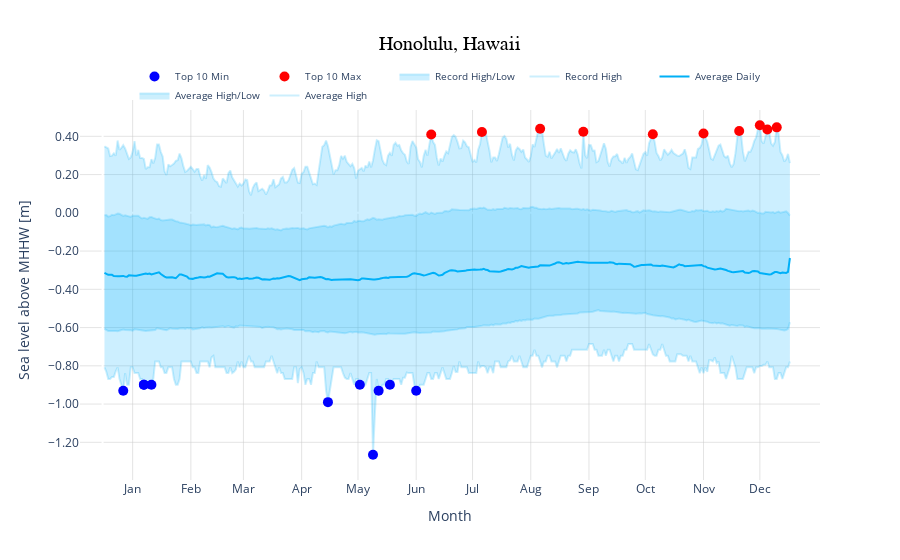

The code cell stored with this chart in its notebook:
### Code cell
#plot the montly max/mean and min values of Honolulu
figly = make_plotlyFigure(avg_daily, avg_high, avg_low, record_high, record_low, 3,sea_level,station_names)

# add top 10 rankings to this plot
# read ../output/SL_extremes_station_name.csv

CI_dir = Path('../../data/climate_indices' )
with xr.open_dataset(data_dir / 'rsl_hawaii.nc') as ds:
    ds['sea_level'] = 0.001*(ds['sea_level'] - ds['MHHW']) #convert to m
    top_10_table  = get_top_10_table(ds,3,CI_dir)

# add column for dayofyear
top_10_table['dayofyear'] = top_10_table['date'].dt.dayofyear

top_10max = top_10_table[top_10_table['type'] == 'max']
top_10min  = top_10_table[top_10_table['type'] == 'min']
# add top 10 rankings to this plot
figly.add_trace(go.Scatter(x=top_10max['dayofyear'], y=top_10max['sea level (m)'], mode='markers', marker=dict(size=10, color='red'), name='Top 10 Max'))
figly.add_trace(go.Scatter(x=top_10min['dayofyear'], y=top_10min['sea level (m)'], mode='markers', marker=dict(size=10, color='blue'), name='Top 10 Min'))
figly.update_layout(autosize=True,legend=dict(orientation='h', y=1.1, x=0.5, xanchor='center', yanchor='top', font=dict(size=10)),
)

### Figure 1 — Plotly figure (JSON) as saved in the notebook; plotly's stock layout.template omitted (floating-point values rounded to 4 significant figures; data arrays with more than 128 entries replaced by an {"elided": "..."} marker saying what was removed)
{"data": [{"line": {"color": "rgba(0,176,246,0.2)"}, "mode": "lines", "name": "Average High", "type": "scatter", "x": {"elided": "366 int values"}, "y": {"elided": "366 float values"}}, {"fill": "tonexty", "fillcolor": "rgba(0,176,246,0.2)", "line": {"color": "rgba(0,176,246,0.2)"}, "mode": "lines", "name": "Average High/Low", "type": "scatter", "x": {"elided": "366 int values"}, "y": {"elided": "366 float values"}}, {"line": {"color": "rgba(0,176,246,1)"}, "mode": "lines", "name": "Average Daily", "type": "scatter", "x": {"elided": "366 int values"}, "y": {"elided": "366 float values"}}, {"line": {"color": "rgba(0,176,246,0.2)"}, "mode": "lines", "name": "Record High", "type": "scatter", "x": {"elided": "366 int values"}, "y": {"elided": "366 float values"}}, {"fill": "tonexty", "fillcolor": "rgba(0,176,255,0.2)", "line": {"color": "rgba(0,176,246,0.2)"}, "mode": "lines", "name": "Record High/Low", "type": "scatter", "x": {"elided": "366 int values"}, "y": {"elided": "366 float values"}}, {"marker": {"color": "red", "size": 10}, "mode": "markers", "name": "Top 10 Max", "type": "scatter", "x": [350, 359, 233, 354, 339, 256, 202, 320, 293, 175], "y": [0.458, 0.447, 0.44, 0.436, 0.428, 0.424, 0.423, 0.415, 0.411, 0.41]}, {"marker": {"color": "blue", "size": 10}, "mode": "markers", "name": "Top 10 Min", "type": "scatter", "x": [144, 120, 167, 11, 147, 22, 137, 153, 22, 26], "y": [-1.265, -0.99, -0.93, -0.93, -0.93, -0.899, -0.899, -0.899, -0.899, -0.899]}], "layout": {"autosize": true, "legend": {"font": {"size": 10}, "orientation": "h", "x": 0.5, "xanchor": "center", "y": 1.1, "yanchor": "top"}, "plot_bgcolor": "white", "showlegend": true, "title": {"font": {"color": "black", "family": "Arial", "size": 20}, "text": "Honolulu, Hawaii", "x": 0.5}, "xaxis": {"gridcolor": "rgb(200,200,200)", "gridwidth": 0.5, "showgrid": true, "ticktext": ["Jan", "Feb", "Mar", "Apr", "May", "Jun", "Jul", "Aug", "Sep", "Oct", "Nov", "Dec"], "tickvals": [16, 47, 75, 106, 136, 167, 197, 228, 259, 289, 320, 350], "title": {"text": "Month"}}, "yaxis": {"gridcolor": "rgb(200,200,200)", "gridwidth": 0.5, "showgrid": true, "tickformat": ".2f", "title": {"text": "Sea level above MHHW [m]"}}}}
